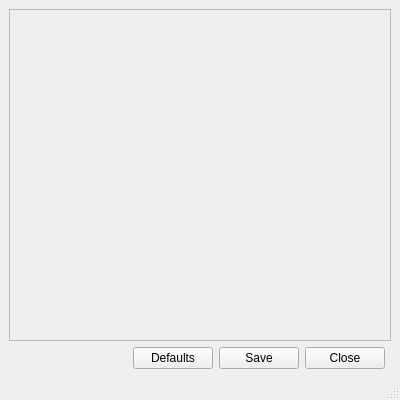
<?xml version="1.0" encoding="UTF-8"?>
<ui version="4.0">
 <class>ParamWindow</class>
 <widget class="QMainWindow" name="ParamWindow">
  <property name="geometry">
   <rect>
    <x>0</x>
    <y>0</y>
    <width>400</width>
    <height>400</height>
   </rect>
  </property>
  <property name="minimumSize">
   <size>
    <width>400</width>
    <height>200</height>
   </size>
  </property>
  <property name="maximumSize">
   <size>
    <width>16777215</width>
    <height>1000000</height>
   </size>
  </property>
  <property name="windowTitle">
   <string>MainWindow</string>
  </property>
  <property name="documentMode">
   <bool>true</bool>
  </property>
  <property name="dockOptions">
   <set>QMainWindow::AllowTabbedDocks|QMainWindow::AnimatedDocks</set>
  </property>
  <widget class="QWidget" name="centralwidget">
   <layout class="QGridLayout" name="gridLayout_2">
    <item row="1" column="0" colspan="5">
     <widget class="QScrollArea" name="scrollArea">
      <property name="widgetResizable">
       <bool>true</bool>
      </property>
      <widget class="QWidget" name="scrollAreaWidgetContents">
       <property name="geometry">
        <rect>
         <x>0</x>
         <y>0</y>
         <width>386</width>
         <height>320</height>
        </rect>
       </property>
       <layout class="QGridLayout" name="gridLayout_3">
        <item row="0" column="0">
         <layout class="QGridLayout" name="gridLayout"/>
        </item>
       </layout>
      </widget>
     </widget>
    </item>
    <item row="2" column="0">
     <spacer name="horizontalSpacer">
      <property name="orientation">
       <enum>Qt::Horizontal</enum>
      </property>
      <property name="sizeHint" stdset="0">
       <size>
        <width>40</width>
        <height>20</height>
       </size>
      </property>
     </spacer>
    </item>
    <item row="2" column="1">
     <widget class="QPushButton" name="btn_defaults">
      <property name="text">
       <string>Defaults</string>
      </property>
     </widget>
    </item>
    <item row="2" column="2">
     <widget class="QPushButton" name="btn_save">
      <property name="text">
       <string>Save</string>
      </property>
     </widget>
    </item>
    <item row="2" column="3">
     <widget class="QPushButton" name="btn_close">
      <property name="text">
       <string>Close</string>
      </property>
     </widget>
    </item>
   </layout>
  </widget>
  <widget class="QMenuBar" name="menubar">
   <property name="geometry">
    <rect>
     <x>0</x>
     <y>0</y>
     <width>400</width>
     <height>20</height>
    </rect>
   </property>
  </widget>
  <widget class="QStatusBar" name="statusbar"/>
 </widget>
 <resources/>
 <connections/>
</ui>
